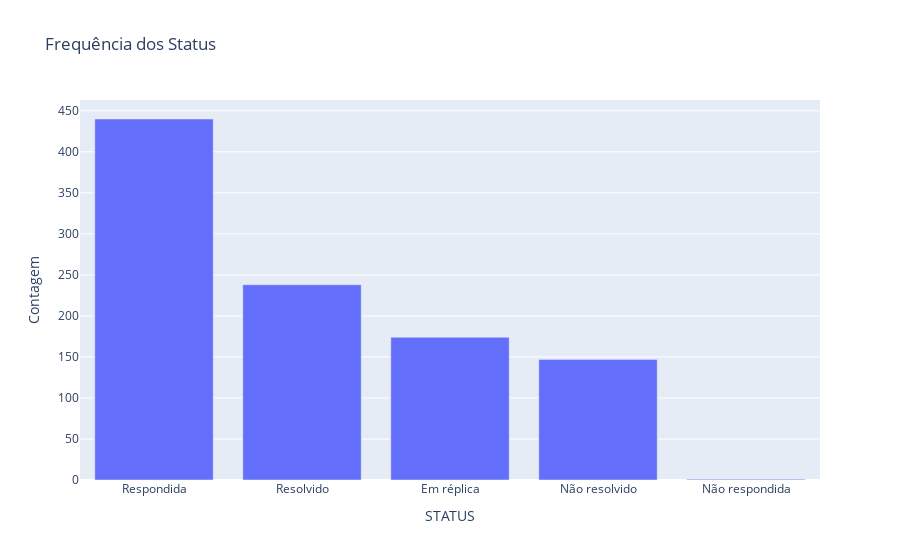

The notebook cell saved with this chart:
### Code cell
px.bar(freq_nagem, x='STATUS', y='Frequencia', title='Frequência dos Status', labels={'Frequencia': 'Contagem'})

### Figure 1 — Plotly figure (JSON) as saved in the notebook; plotly's stock layout.template omitted (floating-point values rounded to 4 significant figures)
{"data": [{"alignmentgroup": "True", "hovertemplate": "STATUS=%{x}<br>Contagem=%{y}<extra></extra>", "legendgroup": "", "marker": {"color": "#636efa", "pattern": {"shape": ""}}, "name": "", "offsetgroup": "", "orientation": "v", "showlegend": false, "textposition": "auto", "type": "bar", "x": ["Respondida", "Resolvido", "Em réplica", "Não resolvido", "Não respondida"], "xaxis": "x", "y": [440, 238, 174, 147, 1], "yaxis": "y"}], "layout": {"barmode": "relative", "legend": {"tracegroupgap": 0}, "title": {"text": "Frequência dos Status"}, "xaxis": {"anchor": "y", "domain": [0, 1], "title": {"text": "STATUS"}}, "yaxis": {"anchor": "x", "domain": [0, 1], "title": {"text": "Contagem"}}}}
